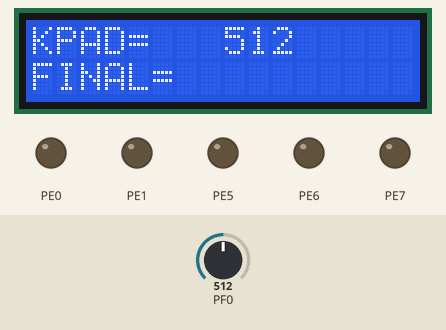
Bench run of a program on a simulated ATmega128, built with avr-gcc and emulated at 16 MHz (the files do not name the chip). Parts: 16×2 character LCD, output pins drawn as LEDs (lit = HIGH). Wiring (inferred from the names in the program): character LCD (HD44780): RS PE2; R/W PE3; E PE4; data PD0, PD1, PD2, PD3, PD4, PD5, PD6, PD7. The inputs (shaded band) are chosen by the test bench; at power-on: PF0 = 512. Pins used as bus, display or sensor lines are not drawn.

Above: at 1.2 s.
1.3 s: PF0 set to 716
At 1.9 s:
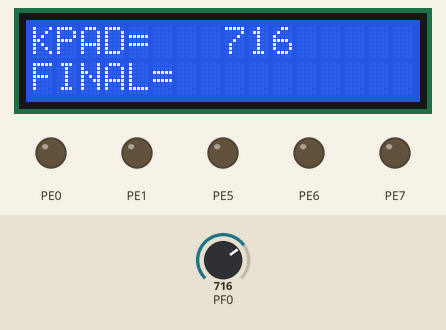
2.9 s: PF0 set to 900
At 3.3 s:
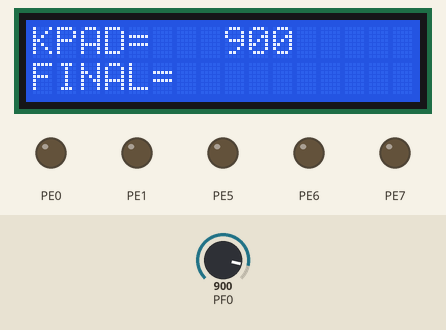
4.4 s: PF0 set to 1023
At 5.1 s:
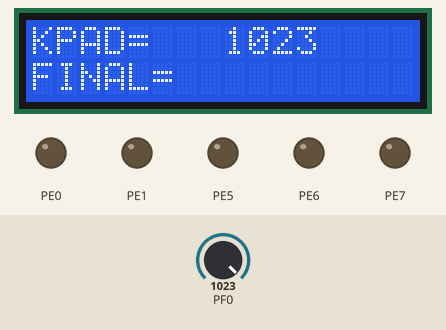
Timing chart, 0 to 7.4 s (numbered marks = the images above; inputs shaded):
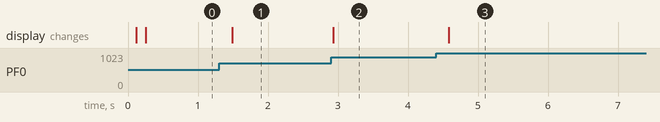

Measured:
- after the input at 1.3 s, the display: changes after 0.19 s (image 1)
- after the input at 2.9 s, the display: changes at once (image 2)
- after the input at 4.4 s, the display: changes after 0.18 s (image 3)

The program:

main.c
```c
/*
 * proj13_ADC.c
 * Analog-to-Digital Conversion (ADC) with LCD Display
 * Created: 12/12/2024 10:03:20 PM
 * Author : abax5
 */

#define F_CPU 16000000UL
#include <avr/io.h>
#include <util/delay.h>

#define LCD_DATA PORTD

//Defining the control pins in the LCD
#define en PE4
#define rw PE3
#define rs PE2

void Init_LCD(void);
void LCD_cmd(unsigned char com);
void LCD_write(unsigned char data);
void Cursor_pos(unsigned char x_pos, unsigned char y_pos);
void init_ADC(void);
uint16_t ADC_read(uint8_t channel);

int main(void)
{
    DDRD = 0xFF;  // Configure PORTD as output for LCD data
    DDRE = 0xFF;  // Configure PORTE as output for LCD control signals

    Init_LCD();
    init_ADC();
    _delay_ms(100);
    LCD_cmd(0x0C);  // Display ON, cursor OFF
    _delay_ms(100);
    LCD_cmd(0x01);  // Clear screen
    _delay_ms(2);

    // Display "KPAD=" on the first line
    char text1[] = "KPAD=";
    for (int i = 0; text1[i] != '\0'; i++) {
        LCD_write(text1[i]);
        _delay_ms(1);
    }

    LCD_cmd(0xC0);  // Move to the second line command
    _delay_ms(1);

    // Display "FINAL=" on the second line
    char text2[] = "FINAL=";
    for (int i = 0; text2[i] != '\0'; i++) {
        LCD_write(text2[i]);
        _delay_ms(1);
    }

    char ch[4] = {' '};  // Buffer for ADC value
    uint16_t Data_final;

    while (1)
    {
        Data_final = ADC_read(0);  // Read ADC value from channel 0

        // Clear previous data from buffer
        for (int j = 0; j < 4; j++) {
            ch[j] = ' ';
        }

        Cursor_pos(0, 8);  // Move cursor to position (0,8)
        itoa(Data_final, ch, 10);  // Convert integer to string

        for (int j = 0; j < 4; j++) {
            // Ensure only numeric values are displayed
            if (ch[j] < '0' || ch[j] > '9') {
                LCD_write(' ');
            } else {
                LCD_write(ch[j]);
            }
        }
        _delay_ms(200);
    }
}

void Init_LCD(void)
{
    LCD_cmd(0x38);  // 8-bit mode, 2-line display
    _delay_ms(1);
    LCD_cmd(0x01);  // Clear display
    _delay_ms(1);
    LCD_cmd(0x02);  // Return home
    _delay_ms(1);
    LCD_cmd(0x06);  // Auto-increment cursor
    _delay_ms(1);
    LCD_cmd(0x80);  // Move cursor to the beginning of the first line
    _delay_ms(1);
}

void LCD_cmd(unsigned char com)
{
    LCD_DATA = com;
    PORTE &= ~(1 << rs);  // Command mode
    PORTE &= ~(1 << rw);  // Write mode
    PORTE |= (1 << en);
    _delay_ms(2);
    PORTE &= ~(1 << en);
}

void LCD_write(unsigned char data)
{
    LCD_DATA = data;
    PORTE |= (1 << rs);  // Data mode
    PORTE &= ~(1 << rw);  // Write mode
    PORTE |= (1 << en);
    _delay_ms(1);
    PORTE &= ~(1 << en);
}

void Cursor_pos(unsigned char x_pos, unsigned char y_pos)
{
    uint8_t The_Address = (x_pos == 0) ? 0x80 : 0xC0;
    if (y_pos < 16) The_Address += y_pos;
    LCD_cmd(The_Address);
}

void init_ADC(void)
{
    ADMUX |= (1 << REFS0);  // Set reference voltage to AVCC
    ADCSRA |= (1 << ADEN);  // Enable ADC
    ADCSRA |= (1 << ADSC);  // Start conversion
    ADCSRA |= ((1 << ADPS2) | (1 << ADPS1) | (1 << ADPS0));  // Set prescaler to 128
}

uint16_t ADC_read(uint8_t channel)
{
	//single conversion mode
    ADMUX &= 0xF0;  // clear previous channel selection
    ADMUX |= channel;  // Select new channel
    ADCSRA |= (1 << ADSC);  // Start new conversion
    while (ADCSRA & (1 << ADSC));  // Wait for conversion to complete
    return ADC;  // Return ADC result
}
```
